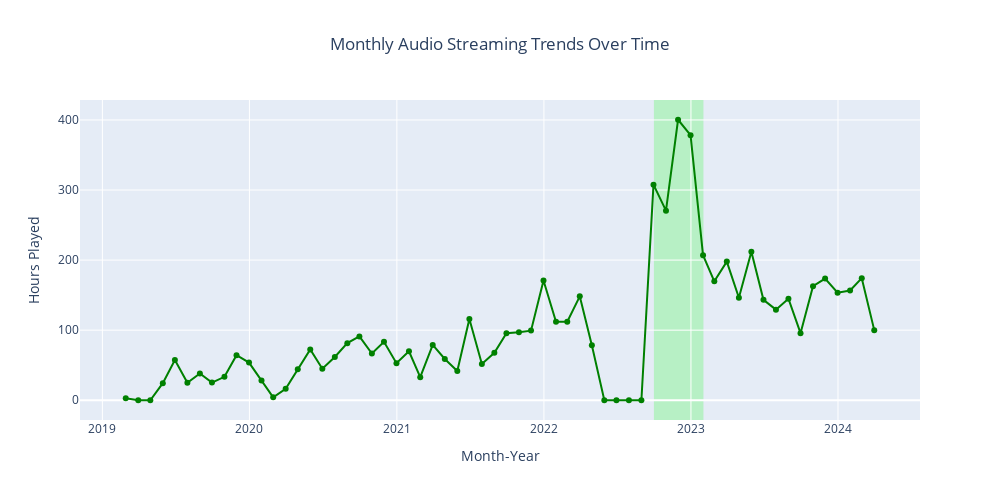

Source (notebook cell):
### Markdown cell above
#### **Overall Streaming**

### Code cell
# Set 'ts' column as the index
indexed = spotify_data.set_index('ts', inplace=False)

# Resample the data on a monthly basis
streaming_trends = indexed.resample('M').sum()

# Create a line plot using Plotly Express
fig = px.line(streaming_trends, x=streaming_trends.index, y=(streaming_trends['ms_played'] / (1000 * 60 * 60)).round(2),
              labels={'ts': 'Month-Year', 'y': 'Hours Played'},
              title='Monthly Audio Streaming Trends Over Time',
              color_discrete_sequence=['green'], markers=True)

fig.add_vrect(x0="2022-10-01", x1="2023-02-01", fillcolor="rgba(0,255,0,0.2)", layer="below", line_width=0)

fig.update_layout(title=dict(text='Monthly Audio Streaming Trends Over Time', x=0.5),
                  xaxis_title='Month-Year',
                  yaxis_title='Hours Played',
                  width=1000, height=500)
fig.show()

### Figure 1 — Plotly figure (JSON) as saved in the notebook; plotly's stock layout.template omitted (floating-point values rounded to 4 significant figures)
{"data": [{"hovertemplate": "Month-Year=%{x}<br>Hours Played=%{y}<extra></extra>", "legendgroup": "", "line": {"color": "green", "dash": "solid"}, "marker": {"symbol": "circle"}, "mode": "lines+markers", "name": "", "orientation": "v", "showlegend": false, "type": "scatter", "x": ["2019-02-28T00:00:00+00:00", "2019-03-31T00:00:00+00:00", "2019-04-30T00:00:00+00:00", "2019-05-31T00:00:00+00:00", "2019-06-30T00:00:00+00:00", "2019-07-31T00:00:00+00:00", "2019-08-31T00:00:00+00:00", "2019-09-30T00:00:00+00:00", "2019-10-31T00:00:00+00:00", "2019-11-30T00:00:00+00:00", "2019-12-31T00:00:00+00:00", "2020-01-31T00:00:00+00:00", "2020-02-29T00:00:00+00:00", "2020-03-31T00:00:00+00:00", "2020-04-30T00:00:00+00:00", "2020-05-31T00:00:00+00:00", "2020-06-30T00:00:00+00:00", "2020-07-31T00:00:00+00:00", "2020-08-31T00:00:00+00:00", "2020-09-30T00:00:00+00:00", "2020-10-31T00:00:00+00:00", "2020-11-30T00:00:00+00:00", "2020-12-31T00:00:00+00:00", "2021-01-31T00:00:00+00:00", "2021-02-28T00:00:00+00:00", "2021-03-31T00:00:00+00:00", "2021-04-30T00:00:00+00:00", "2021-05-31T00:00:00+00:00", "2021-06-30T00:00:00+00:00", "2021-07-31T00:00:00+00:00", "2021-08-31T00:00:00+00:00", "2021-09-30T00:00:00+00:00", "2021-10-31T00:00:00+00:00", "2021-11-30T00:00:00+00:00", "2021-12-31T00:00:00+00:00", "2022-01-31T00:00:00+00:00", "2022-02-28T00:00:00+00:00", "2022-03-31T00:00:00+00:00", "2022-04-30T00:00:00+00:00", "2022-05-31T00:00:00+00:00", "2022-06-30T00:00:00+00:00", "2022-07-31T00:00:00+00:00", "2022-08-31T00:00:00+00:00", "2022-09-30T00:00:00+00:00", "2022-10-31T00:00:00+00:00", "2022-11-30T00:00:00+00:00", "2022-12-31T00:00:00+00:00", "2023-01-31T00:00:00+00:00", "2023-02-28T00:00:00+00:00", "2023-03-31T00:00:00+00:00", "2023-04-30T00:00:00+00:00", "2023-05-31T00:00:00+00:00", "2023-06-30T00:00:00+00:00", "2023-07-31T00:00:00+00:00", "2023-08-31T00:00:00+00:00", "2023-09-30T00:00:00+00:00", "2023-10-31T00:00:00+00:00", "2023-11-30T00:00:00+00:00", "2023-12-31T00:00:00+00:00", "2024-01-31T00:00:00+00:00", "2024-02-29T00:00:00+00:00", "2024-03-31T00:00:00+00:00"], "xaxis": "x", "y": [2.77, 0, 0, 24.33, 57.46, 25, 38.25, 25.16, 33.45, 64.36, 53.79, 28.25, 4.26, 16.34, 44.19, 72.53, 45.01, 61.71, 81.47, 91.13, 66.64, 83.32, 52.81, 69.86, 32.92, 78.97, 58.92, 41.67, 115.9, 51.79, 67.66, 95.65, 97.05, 99.36, 171.0, 112.1, 112.0, 148.3, 78.53, 0, 0, 0, 0, 307.6, 270.6, 400.3, 378.3, 207.0, 169.8, 197.9, 146.2, 211.9, 143.3, 129.3, 144.8, 95.74, 162.8, 173.6, 153.5, 156.5, 174.2, 100.0], "yaxis": "y"}], "layout": {"height": 500, "legend": {"tracegroupgap": 0}, "shapes": [{"fillcolor": "rgba(0,255,0,0.2)", "layer": "below", "line": {"width": 0}, "type": "rect", "x0": "2022-10-01", "x1": "2023-02-01", "xref": "x", "y0": 0, "y1": 1, "yref": "y domain"}], "title": {"text": "Monthly Audio Streaming Trends Over Time", "x": 0.5}, "width": 1000, "xaxis": {"anchor": "y", "domain": [0, 1], "title": {"text": "Month-Year"}}, "yaxis": {"anchor": "x", "domain": [0, 1], "title": {"text": "Hours Played"}}}}
